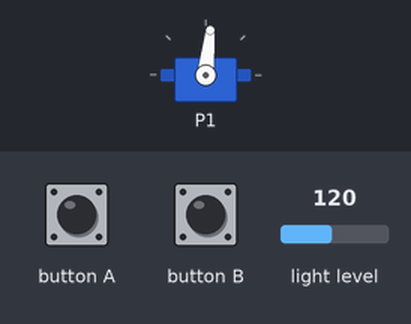
Bench run of a program on a simulated BBC micro:bit (MakeCode). Shown: servo. The inputs (shaded band) are chosen by the test bench; at power-on: light level 120.

Above: at 1.2 s.
1.3 s: button A pressed for 0.15 s
At 2.5 s:
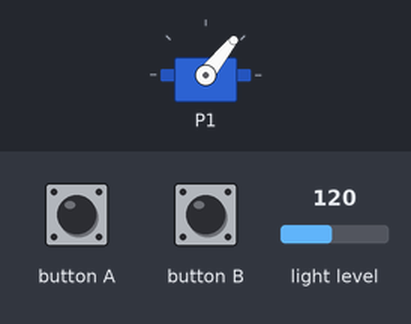
4.8 s: button B pressed for 0.15 s
9.0 s: button A pressed for 0.15 s
13.2 s: light level set to 5
At 14.0 s:
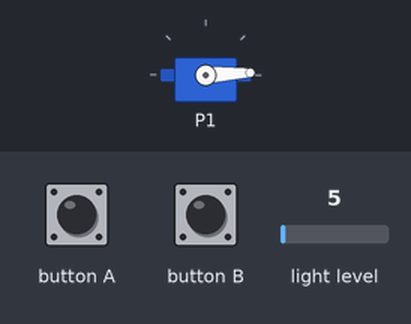
14.7 s: light level set to 191
At 15.8 s:
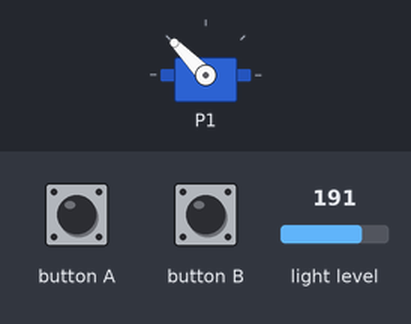
Timing chart, 0 to 17.7 s (numbered marks = the images above; inputs shaded):
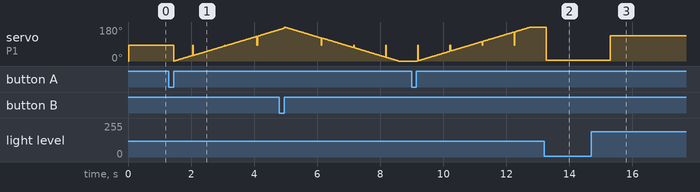

The program:

main.ts
```typescript
input.onButtonPressed(Button.A, function () {
    for (let index = 0; index <= 180; index++) {
        servos.P1.setAngle(index)
        basic.pause(20)
    }
})
input.onButtonPressed(Button.B, function () {
    for (let index = 0; index <= 180; index++) {
        servos.P1.setAngle(180 - index)
        basic.pause(20)
    }
})
let servopos = 0
let lumiere = 0
servos.P1.setAngle(0)
basic.forever(function () {
    lumiere = input.lightLevel()
    servopos = pins.map(
    lumiere,
    0,
    255,
    0,
    180
    )
    servos.P1.setAngle(servopos)
    basic.pause(1000)
})
```

test.ts
```typescript
// les tests vont ici ; cela ne sera pas compilé si ce paquet est utilisé en tant qu'extension.
```

Measured:
- after the input at 13.2 s, servo on P1: 180° → 3° after 0.06 s
- after the input at 14.7 s, servo on P1: 3° → 134° after 0.60 s
